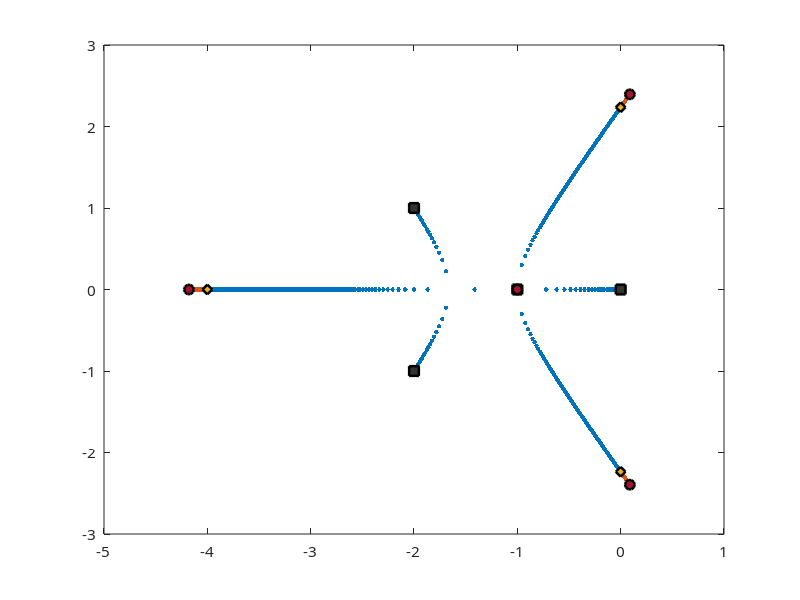

This chart was generated by the following MATLAB code: (Note: this script raises an error after producing the figure.)
pkg load control;

output_dir = fileparts(mfilename('fullpath'));
output_dir = fullfile(fileparts(output_dir), 'processed');
if ~exist(output_dir, 'dir')
  mkdir(output_dir);
endif

set(0, 'defaultfigurevisible', 'off');
set(0, 'defaultaxesfontname', 'PingFang SC');
set(0, 'defaulttextfontname', 'PingFang SC');
set(0, 'defaultaxesfontsize', 11);
set(0, 'defaultlinelinewidth', 1.8);

function den = main_den(k)
  den = [1 5 9 7 + k 2 + k];
endfunction

function sys = main_sys(k)
  den = main_den(k);
  num = 2 + k;
  sys = tf(num, den);
endfunction

% Figure 1: pole migration range under parameter sweep
k_values = linspace(-2, 22, 241);
stable_real = [];
stable_imag = [];
unstable_real = [];
unstable_imag = [];

for k = k_values
  r = roots(main_den(k));
  if k <= 18
    stable_real = [stable_real; real(r(:))];
    stable_imag = [stable_imag; imag(r(:))];
  else
    unstable_real = [unstable_real; real(r(:))];
    unstable_imag = [unstable_imag; imag(r(:))];
  endif
endfor

fig = figure('position', [80 80 780 540], 'color', 'w');
plot(stable_real, stable_imag, '.', 'color', [0 0.45 0.74], 'markersize', 10);
hold on;
plot(unstable_real, unstable_imag, '.', 'color', [0.85 0.33 0.10], 'markersize', 10);

r_km2 = roots(main_den(-2));
r_k18 = roots(main_den(18));
r_k22 = roots(main_den(22));
plot(real(r_km2), imag(r_km2), 'ks', 'markerfacecolor', [0.20 0.20 0.20], 'markersize', 7);
plot(real(r_k18), imag(r_k18), 'kd', 'markerfacecolor', [0.93 0.69 0.13], 'markersize', 7);
plot(real(r_k22), imag(r_k22), 'ko', 'markerfacecolor', [0.64 0.08 0.18], 'markersize', 7);

xline(0, '--', 'color', [0.35 0.35 0.35], 'linewidth', 1.0);
yline(0, '-', 'color', [0.65 0.65 0.65], 'linewidth', 0.8);
grid on;
axis equal;
xlim([-4.6 0.8]);
ylim([-3.0 3.0]);
xlabel('Real axis');
ylabel('虚轴 Im(s)');
title('图1  参数扫描下 D(s,k) 的极点迁移范围');
xlabel('实轴 Re(s)');
legend({
  'k ∈ [-2, 18] 稳定段极点',
  'k ∈ (18, 22] 失稳段极点',
  '边界点 k = -2',
  '边界点 k = 18',
  '代表失稳点 k = 22'
}, 'location', 'southwest');
print(fig, fullfile(output_dir, '3-2-pole-migration.png'), '-dpng', '-r220');
close(fig);

% Figure 2: step responses for representative parameter values
t = 0:0.01:18;
[y12, t12] = step(main_sys(12), t);
[y18, t18] = step(main_sys(18), t);
[y22, t22] = step(main_sys(22), t);

fig = figure('position', [90 90 780 540], 'color', 'w');
plot(t12, y12, 'color', [0 0.45 0.74]);
hold on;
plot(t18, y18, 'color', [0.93 0.69 0.13]);
plot(t22, y22, 'color', [0.85 0.33 0.10]);
grid on;
xlabel('时间 t / s');
ylabel('输出 y(t)');
title('图2  典型参数值的单位阶跃响应');
legend({
  'k = 12 稳定',
  'k = 18 临界边界',
  'k = 22 失稳'
}, 'location', 'northwest');
print(fig, fullfile(output_dir, '3-2-step-comparison.png'), '-dpng', '-r220');
close(fig);

% Figure 3: bode magnitude near the stability boundary
w = logspace(-2, 2, 600);
[mag4, ~] = bode(main_sys(4), w);
[mag12, ~] = bode(main_sys(12), w);
[mag17d5, ~] = bode(main_sys(17.5), w);

mag4 = squeeze(20 * log10(mag4));
mag12 = squeeze(20 * log10(mag12));
mag17d5 = squeeze(20 * log10(mag17d5));

fig = figure('position', [100 100 780 540], 'color', 'w');
semilogx(w, mag4, 'color', [0.47 0.67 0.19]);
hold on;
semilogx(w, mag12, 'color', [0 0.45 0.74]);
semilogx(w, mag17d5, 'color', [0.85 0.33 0.10]);
grid on;
xlabel('频率 \omega / rad/s');
ylabel('幅值 / dB');
title('图3  稳定边界附近的 Bode 幅频响应');
legend({
  'k = 4',
  'k = 12',
  'k = 17.5'
}, 'location', 'northwest');
print(fig, fullfile(output_dir, '3-2-bode-magnitude.png'), '-dpng', '-r220');
close(fig);
